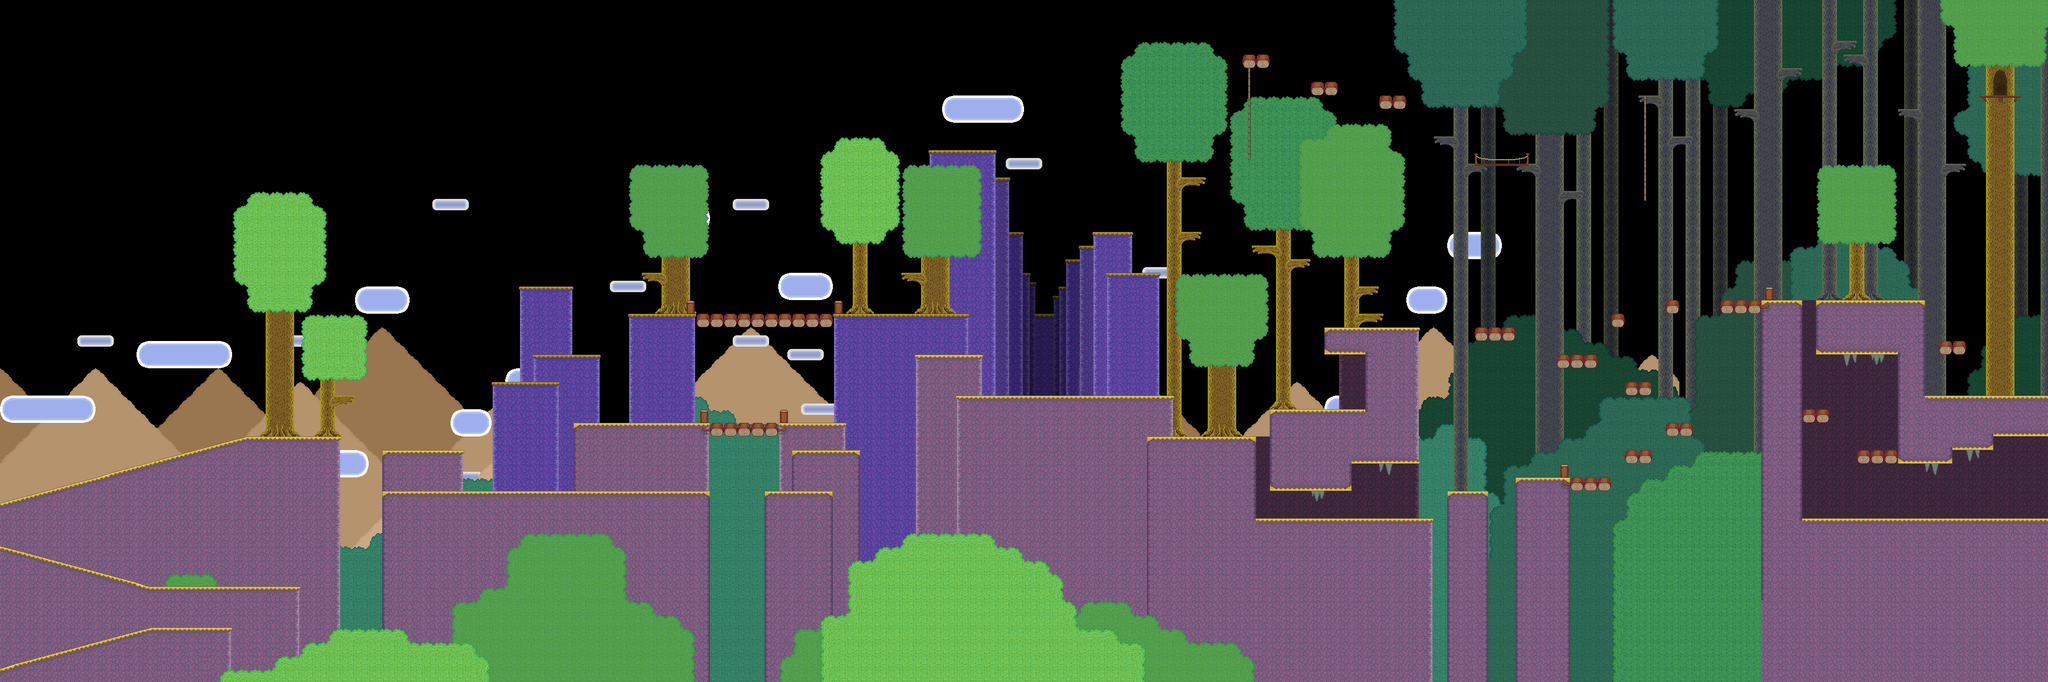

Below is a game level as drawn by its tile map, then a one-line description and the .tmx that defines it (tile-layer data replaced by summaries):
An orthogonal 150x50 tile map with 24x24 px tiles, 13 tile layers (mountains, mountains_front, clouds_2, mountains_front_2, ...) and 115 objects (15x material, 13x enemy, 5x door, 3x liquid, 2x climbable).

<map version="1.0" orientation="orthogonal" width="150" height="50" tilewidth="24" tileheight="24">
 <properties>
  <property name="blue" value="247" />
  <property name="green" value="216" />
  <property name="offset" value="36" />
  <property name="overworldName" value="vforest_2" />
  <property name="red" value="74" />
  <property name="soundtrack" value="forest" />
 </properties>
 <tileset firstgid="1" name="village-forest" tilewidth="24" tileheight="24">
  <image source="../images/tilesets/treeline.png" width="288" height="720" />
 </tileset>
 <layer name="mountains" width="150" height="50">
  <properties>
   <property name="parallax" value="0.3" />
  </properties>
  <data>[7500 cells, 2156 non-empty, 5 distinct tile ids]</data>
 </layer>
 <layer name="mountains_front" width="150" height="50">
  <properties>
   <property name="parallax" value="0.4" />
  </properties>
  <data>[7500 cells, 2473 non-empty, 3 distinct tile ids]</data>
 </layer>
 <layer name="clouds_2" width="150" height="50">
  <properties>
   <property name="parallax" value="0.4" />
  </properties>
  <data>[7500 cells, 112 non-empty, 2 distinct tile ids]</data>
 </layer>
 <layer name="mountains_front_2" width="150" height="50">
  <properties>
   <property name="parallax" value="0.53" />
  </properties>
  <data>[7500 cells, 1226 non-empty, 5 distinct tile ids]</data>
 </layer>
 <layer name="clouds" width="150" height="50">
  <properties>
   <property name="parallax" value="0.6" />
  </properties>
  <data>[7500 cells, 138 non-empty, 2 distinct tile ids]</data>
 </layer>
 <layer name="bg_tree" width="150" height="50">
  <data>[7500 cells, 367 non-empty, 2 distinct tile ids]</data>
 </layer>
 <layer name="bg_leaves2" width="150" height="50">
  <data>[7500 cells, 54 non-empty, 3 distinct tile ids]</data>
 </layer>
 <layer name="misc_bg" width="150" height="50">
  <data>[7500 cells, 469 non-empty, 8 distinct tile ids]</data>
 </layer>
 <layer name="bg_leaves" width="150" height="50">
  <data>[7500 cells, 1403 non-empty, 21 distinct tile ids]</data>
 </layer>
 <layer name="background" width="150" height="50">
  <data>[7500 cells, 1651 non-empty, 59 distinct tile ids]</data>
 </layer>
 <layer name="foreground" width="150" height="50">
  <data>[7500 cells, 2484 non-empty, 36 distinct tile ids]</data>
 </layer>
 <layer name="trees" width="150" height="50">
  <data>[7500 cells, 475 non-empty, 26 distinct tile ids]</data>
 </layer>
 <layer name="leaves" width="150" height="50">
  <data>[7500 cells, 669 non-empty, 17 distinct tile ids]</data>
 </layer>
 <objectgroup color="#4382a4" draworder="topdown" name="block" width="150" height="50">
  <object x="672" y="864" width="576" height="336" />
  <object x="1344" y="864" width="120" height="336" />
  <object x="3168" y="912" width="552" height="48" />
  <object x="3384" y="696" width="288" height="48" />
  <object x="2664" y="840" width="96" height="360" />
  <object x="2544" y="864" width="72" height="336" />
  <object x="3096" y="528" width="72" height="672" />
  <object x="3192" y="528" width="192" height="96" />
  <object x="3336" y="624" width="48" height="192" />
  <object x="3384" y="744" width="48" height="72" />
  <object x="3432" y="744" width="72" height="48" />
  <object x="3504" y="744" width="144" height="24" />
  <object x="2016" y="768" width="192" height="432" />
  <object x="2232" y="720" width="144" height="144" />
  <object x="2376" y="720" width="120" height="96" />
  <object x="2208" y="912" width="312" height="288" />
  <object x="2400" y="600" width="96" height="120" />
  <object x="2328" y="576" width="168" height="24" />
  <object x="2328" y="600" width="72" height="24" />
  <object x="0" y="0" width="12" height="1200" />
 </objectgroup>
 <objectgroup color="#a49c2d" draworder="topdown" name="platform" width="150" height="50">
  <object x="3408" y="600" width="48" height="24" />
  <object x="2736" y="624" width="72" height="24" />
  <object x="2832" y="552" width="24" height="24">
   <properties>
    <property name="drop" value="false" />
   </properties>
  </object>
  <object x="2928" y="528" width="24" height="24">
   <properties>
    <property name="drop" value="false" />
   </properties>
  </object>
  <object x="3024" y="528" width="72" height="24">
   <properties>
    <property name="drop" value="false" />
   </properties>
  </object>
  <object x="2856" y="672" width="48" height="24" />
  <object x="2928" y="744" width="48" height="24">
   <properties>
    <property name="drop" value="false" />
   </properties>
  </object>
  <object x="2856" y="792" width="48" height="24">
   <properties>
    <property name="drop" value="false" />
   </properties>
  </object>
  <object x="2760" y="840" width="72" height="24">
   <properties>
    <property name="drop" value="false" />
   </properties>
  </object>
  <object x="2592" y="576" width="72" height="24">
   <properties>
    <property name="drop" value="false" />
   </properties>
  </object>
  <object x="1008" y="744" width="240" height="24" />
  <object x="1392" y="792" width="72" height="24" />
  <object x="672" y="792" width="144" height="24" />
  <object x="1104" y="552" width="384" height="24" />
  <object x="1680" y="696" width="336" height="24">
   <properties>
    <property name="drop" value="false" />
   </properties>
  </object>
  <object x="588" y="695" width="36" height="24">
   <properties>
    <property name="drop" value="false" />
   </properties>
  </object>
  <object x="1128" y="480" width="35" height="23" />
  </objectgroup>
 <objectgroup color="#1e1d1d" draworder="topdown" name="nodes" width="150" height="50">
  <!-- 38 objects omitted --></objectgroup>
 <objectgroup draworder="topdown" name="movement" width="150" height="50" />
</map>
<!-- 78 of 115 objects omitted -->